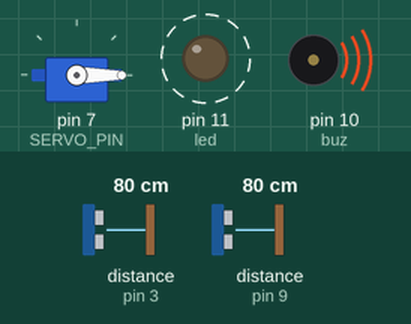
A sketch run on a simulated Arduino Uno, built with avr-gcc and run on an emulated ATmega328P. Shown: servo, output pins drawn as LEDs (lit = HIGH), buzzer (waves = sounding). Wiring (inferred from the names in the program): 2 × ultrasonic range finder: trigger pin 2, echo pin 3 / trigger pin 8, echo pin 9. Dashed ring = blinking. The test bench sets the inputs (shaded band); at power-on: distance to the obstacle (sensors on pin 3, pin 9) 80 cm. The echo pulse lasts 58.3 µs per cm; pins used as bus, display or sensor lines are not drawn; what the sketch prints to the serial monitor is not drawn.

Above: at 0.99 s.
1.3 s: distance to the obstacle (sensor on pin 3) set to 2 cm
At 3.0 s:
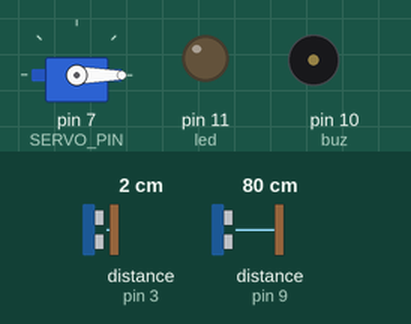
3.5 s: distance to the obstacle (sensor on pin 3) set to 10 cm
5.0 s: distance to the obstacle (sensor on pin 3) set to 14 cm
At 5.1 s:
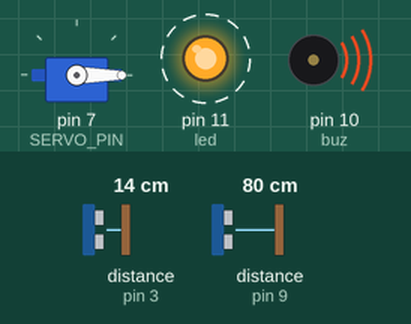
8.0 s: distance to the obstacle (sensor on pin 9) set to 299 cm
11.0 s: distance to the obstacle (sensor on pin 9) set to 12 cm
14.0 s: distance to the obstacle (sensor on pin 9) set to 9 cm
At 14.3 s:
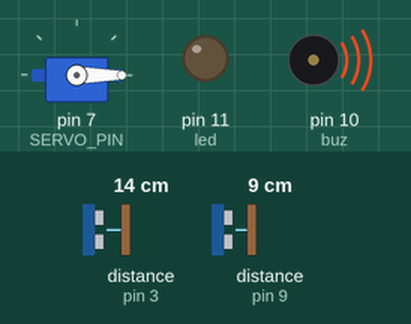
Timing chart, 0 to 17.0 s (numbered marks = the images above; inputs shaded):
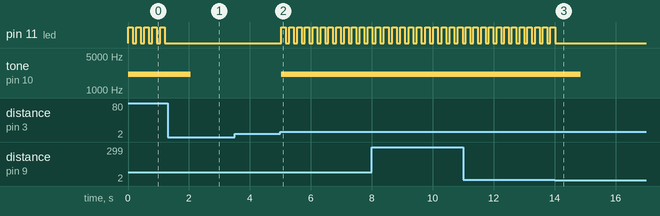

Measured:
- the behaviour switches between 11 and 12 cm on distance to the obstacle (sensor on pin 3) (found by bisection; images 1 and 2)
- the behaviour switches between 11 and 10 cm on distance to the obstacle (sensor on pin 9) (found by bisection; images 2 and 3)
- after the input at 1.3 s, pin 11 (led): stops changing and stays LOW; tone on pin 10 (buz): 2093 Hz → silent after 0.75 s
- after the input at 3.5 s, every drawn part: stays the same
- after the input at 5.0 s, pin 11 (led): alternates HIGH for 0.15 s and LOW for 0.11 s, starting at once; tone on pin 10 (buz): silent → 2093 Hz at once
- after the input at 14.0 s, pin 11 (led): goes on until 14.0 s, then stays LOW; tone on pin 10 (buz): 2093 Hz → silent after 0.86 s
- by itself, pin 11 (led): alternates HIGH for 0.15 s and LOW for 0.11 s

The sketch:

Arduino_Smartbin.ino
```cpp
#include <Servo.h>
#define trigPin1 8  // 초음파 발신핀 define은 쉽게말하면, 숫자의 이름을 정의해주는것.
#define echoPin1 9  // 초음파 수신핀
#define trigPin2 2  // 초음파 발신핀 define은 쉽게말하면, 숫자의 이름을 정의해주는것.
#define echoPin2 3  // 초음파 수신핀
#define SERVO_PIN 7             // 서보모터 7번 사용
#define buz 10
int led = 11;
long duration1, distance1;
long duration2, distance2;
Servo myservo;
boolean isNear = false;
void setup() {
  pinMode(trigPin1, OUTPUT);
  pinMode(echoPin1, INPUT);
  pinMode(trigPin2, OUTPUT);  // trig를 출력 모드로 설정
  pinMode(echoPin2, INPUT);   // echo를 입력모드로 설정
  pinMode(buz, OUTPUT);  // 피에조 부저 출력 설정
  pinMode(led, OUTPUT);
  myservo. write(0);
  Serial.begin(9600);
}
void loop() {
  digitalWrite(trigPin1, LOW);
  delayMicroseconds(2);
  digitalWrite(trigPin1, HIGH);
  delayMicroseconds(10);
  digitalWrite(trigPin1, LOW);
  duration1 = pulseIn(echoPin1, HIGH);
  distance1 = duration1 * 0.034 / 2;
  if (distance1 <10) {
    if (!isNear) {
      isNear = true;
      myservo. write(0);
      delay(1000);
    }
  } else {
    if (isNear) {
      isNear = false;
      myservo. write(180);
      delay(1000);
    }

    digitalWrite(trigPin2, LOW);
    delayMicroseconds(2);
    digitalWrite(trigPin2, HIGH);
    delayMicroseconds(10);
    digitalWrite(trigPin2, LOW);
    duration2 = pulseIn(echoPin2, HIGH);
    distance2 = duration2 * 0.034 / 2;

    if (distance2 >10)
    {
      tone(buz, 2093, 1000);
      digitalWrite(led, HIGH);
      delay(150);
      digitalWrite(led, LOW);
    }
  }
  Serial.print("거리1: ");
  Serial.print(distance1); // 거리를 시리얼 모니터에 출력
  Serial.println("cm");
  Serial.print("거리2: ");
  Serial.print(distance2); // 거리를 시리얼 모니터에 출력
  Serial.println("cm");
  myservo.attach(SERVO_PIN);  // 서보모터 초기화
  delay (100);
}
```
